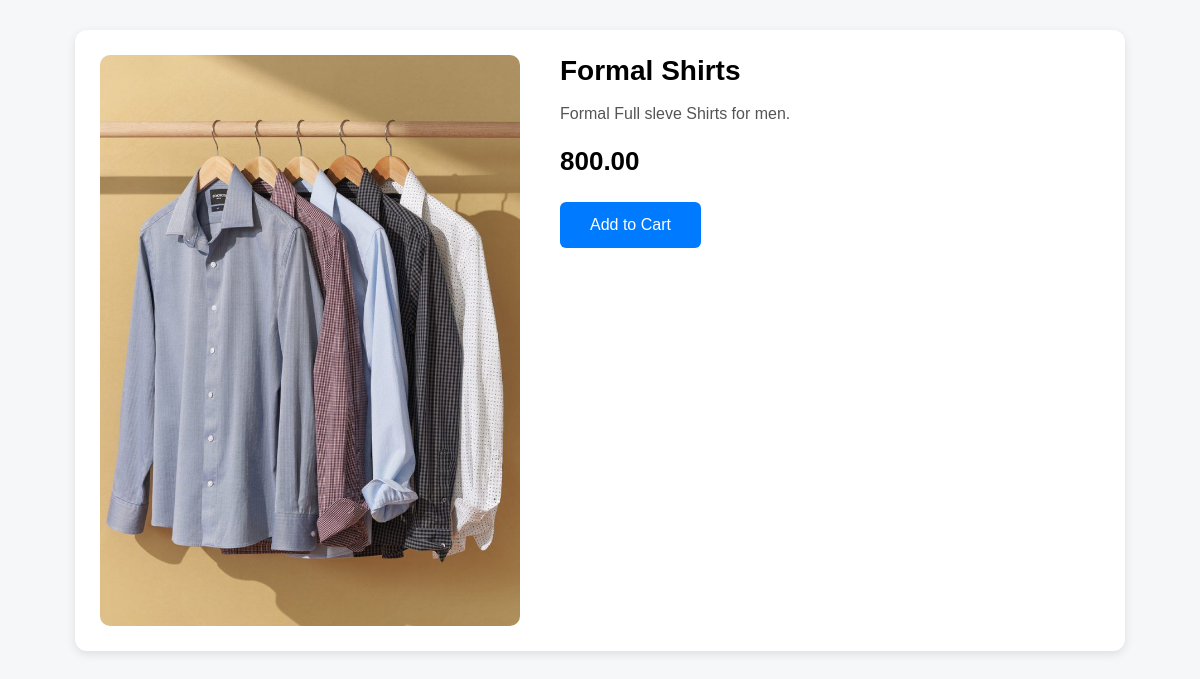
/product/1/, run on an earlier commit of the app's database.
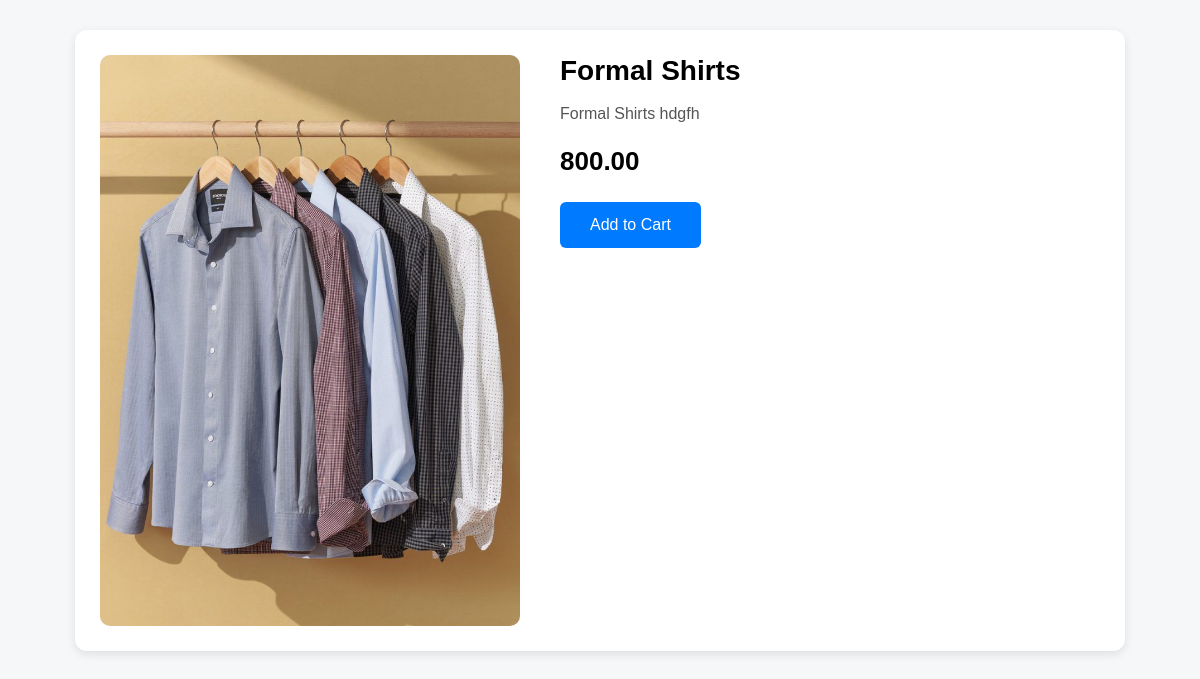
And on a later commit of the database.
### checkapp/models.py (models this page shows, shortened)
class Product(models.Model):
    name = models.CharField(max_length=100)
    price = models.DecimalField(max_digits=10, decimal_places=2)
    description = models.TextField()
    image = models.ImageField(upload_to='products/')

### checkapp/views.py (the view)
# urls.py: path('product/<int:product_id>/', views.single_product, name='single_product'),
def single_product(request, product_id):
    single_data = get_object_or_404(Product, id=product_id)
    return render(request, 'singleproduct.html', {'single_data': single_data})

### checkapp/templates/singleproduct.html (shortened to what this page needs)
<!DOCTYPE html>
<html lang="en">
<head>
</head>
<body>
    <div class="product-wrapper">
        <img src="{{single_data.image.url}}" alt="{{single_data.name}} ">
        <div class="product-info">
            <div class="product-title">{{single_data.name}}</div>
            <div class="product-description">
                {{single_data.description}}
            </div>
            <div class="price">{{single_data.price}}</div>
             <a href="{% url 'add_to_cart' single_data.id %}">
            <button class="btn">Add to Cart</button></a>
        </div>
    </div>
</body>
</html>

### checkapp/templates/singleproduct.html (style rules this page uses)
body { font-family: Arial, sans-serif; background: #f6f7f9; margin: 0; padding: 30px; }
.product-wrapper { display: flex; gap: 40px; max-width: 1000px; margin: auto; background: #fff; padding: 25px; border-radius: 12px; box-shadow: 0 3px 10px rgba(0,0,0,0.1); }
.product-wrapper img { width: 420px; height: auto; border-radius: 10px; object-fit: cover; }
.product-info { flex: 1; }
.product-title { font-size: 28px; font-weight: bold; margin-bottom: 15px; }
.product-description { color: #555; font-size: 16px; line-height: 1.5; margin-bottom: 20px; }
.price { font-size: 26px; color: #000; font-weight: bold; margin-bottom: 25px; }
.btn { background: #007bff; color: #fff; padding: 14px 30px; border-radius: 6px; font-size: 16px; border: none; cursor: pointer; transition: 0.2s; }

What changed in the data, as far as the page shows it:
changed Product "Formal Shirts": description "Formal Full sleve Shirts for men." → "Formal Shirts hdgfh"
